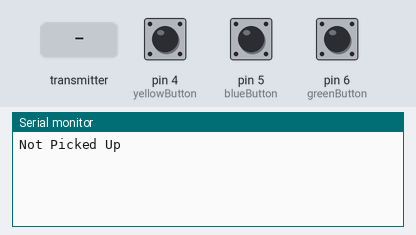
Bench run of a sketch on a simulated Arduino Uno, built with avr-gcc and run on an emulated ATmega328P. Parts: the last lines printed to the serial monitor. Inputs (shaded band) come from the test bench; at power-on: pin 4 (yellowButton) LOW, pin 5 (blueButton) LOW, pin 6 (greenButton) LOW. No radio packets arrive unless stated.

Above: at 1.2 s.
1.3 s: the transmitter starts sending c = 0
At 2.4 s:
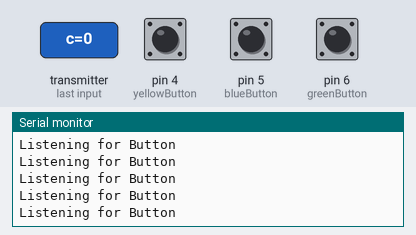
2.8 s: pin 4 (yellowButton) pulled HIGH for 0.15 s
5.9 s: pin 5 (blueButton) pulled HIGH for 0.15 s
At 6.11 s:
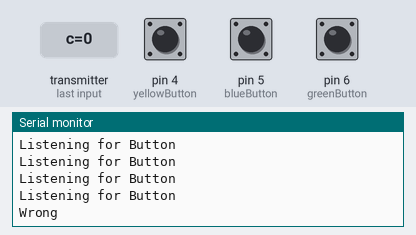

Measured:
- after the input at 1.3 s, the serial monitor: prints a new line at once (image 1)
- after the input at 5.9 s, the serial monitor: prints a new line after 0.09 s (image 2)

The sketch:

sketch_FinalWirelessSpaceTeamArduino.ino
```cpp
#include <nRF24L01.h>
#include <printf.h>
#include <RF24.h>
#include <RF24_config.h>

#define CSN 10
#define CE 9
#define readingPipe 1
#define writingPipe 0

#define yellowButton 4
#define blueButton 5
#define greenButton 6

RF24 radio(CE, CSN);
unsigned char buttonPushed = 'z';
bool risingEdgeYellow = false;
bool risingEdgeBlue = false;
bool risingEdgeGreen = false;
bool previousReadingYellow = true;
bool previousReadingBlue = true;
bool previousReadingGreen = true;

bool roundOver = false;
int i = 0;

void setup() {
  // put your setup code here, to run once:

  printf_begin();
  Serial.begin(9600);
  radio.begin();
  radio.setPALevel(RF24_PA_MIN);
  radio.setPayloadSize(sizeof(unsigned char));
  radio.setChannel(6);
  radio.setCRCLength(RF24_CRC_16);
  radio.setDataRate(RF24_1MBPS);
  radio.setAutoAck(readingPipe, true);
  radio.setAutoAck(writingPipe, true);
  radio.startListening();

  radio.openReadingPipe(1, 0x6161616161);
  radio.openWritingPipe(0xe8e8e8e8e8);

  pinMode(greenButton,INPUT);
  pinMode(blueButton,INPUT);
  pinMode(yellowButton,INPUT);

}

unsigned char c = 'z';

void loop() {
  // put your main code here, to run repeatedly:
  roundOver = false;

    radio.startListening();
    Serial.println("Not Picked Up");
    while(!radio.available());
    Serial.println("Listening for Package");
    radio.read(&c,sizeof(c));

  while (!roundOver) {
    buttonPushed = 'z';
    Serial.println("Listening for Button");

    listenForPress();

    if(buttonPushed != 'z'){

      if(checkSeq(buttonPushed,c)){
       radio.stopListening();
       unsigned char i = '1';
       while(!radio.write(&i,sizeof(unsigned char)));
       radio.startListening();
       Serial.println("Right");
      }
      else{
       radio.stopListening();
       unsigned char i = '0';
       radio.write(&i,sizeof(unsigned char));
       radio.startListening();
       Serial.println("Wrong");
      }
      roundOver = true;
    }
  }
  delay(200);
}
```

arduinoFunctions.ino
```cpp
void risingEdgeDetect(){

  if(digitalRead(yellowButton) != 0){
    previousReadingYellow = risingEdgeYellow;
    risingEdgeYellow = true;
    //Serial.println("Here1");
  }
  if(digitalRead(blueButton) != 0){
    previousReadingBlue = risingEdgeBlue;
    risingEdgeBlue = true;
    //Serial.println("Here2");
  }
  if(digitalRead(greenButton) != 0){
    previousReadingGreen = risingEdgeGreen;
    risingEdgeGreen = true;
    //Serial.println("Here3");
  }
  if(digitalRead(yellowButton) == 0){
    previousReadingYellow = risingEdgeYellow;
    risingEdgeYellow = false;
  }
  if(digitalRead(blueButton) == 0){
    previousReadingBlue = risingEdgeBlue;
    risingEdgeBlue = false;
  }
  if(digitalRead(greenButton) == 0){
    previousReadingGreen = risingEdgeGreen;
    risingEdgeGreen = false;
  }
}

void listenForPress(){
  risingEdgeDetect();

  if(risingEdgeYellow && !previousReadingYellow){
    buttonPushed = 'Y';
    //Serial.println("Yellow Pressed");
  }
  if(risingEdgeBlue && !previousReadingBlue){
    buttonPushed = 'B';
    //Serial.println("Blue Pressed");
  }
  if(risingEdgeGreen && !previousReadingGreen){
    buttonPushed = 'G';
    //Serial.println("Green Pressed");
  }
}

bool checkSeq(unsigned char player, unsigned char correct) {
  if (player == correct){
    return true;
  }
  else {
    return false;
  }
}
```
